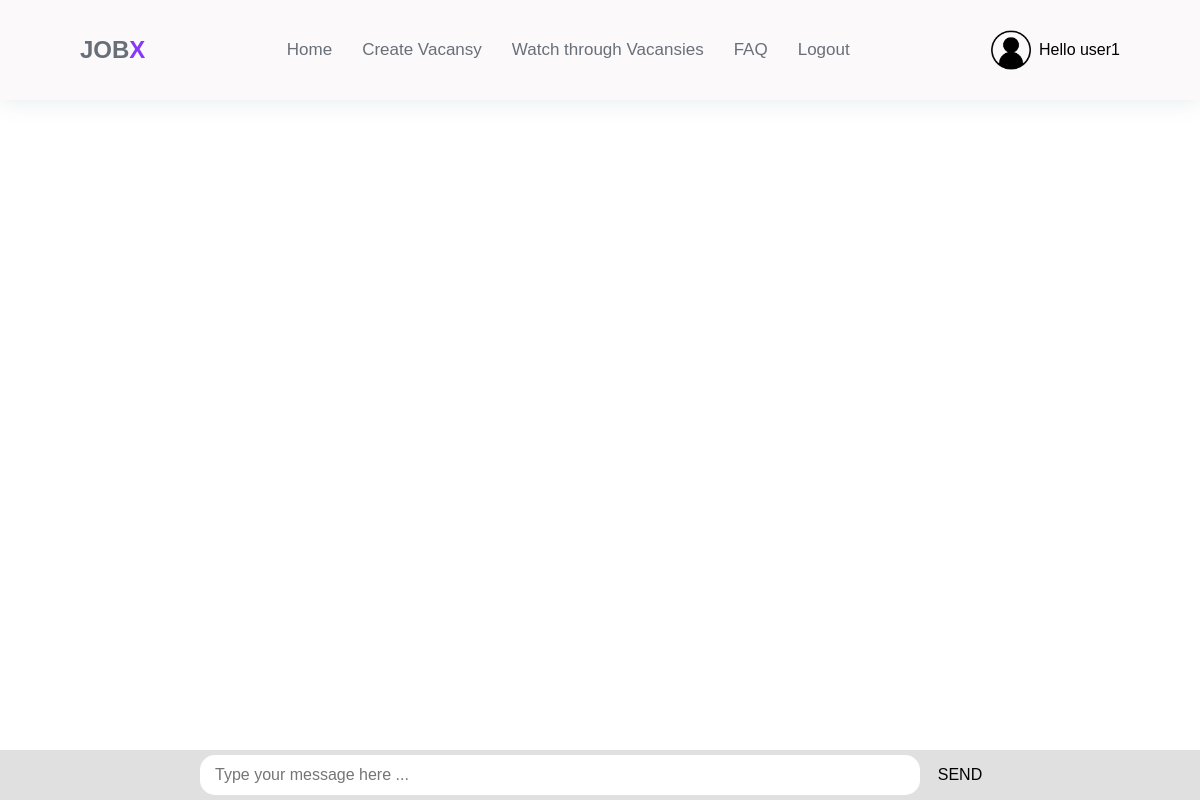
/forum (signed in), run on an earlier commit of the app's database.
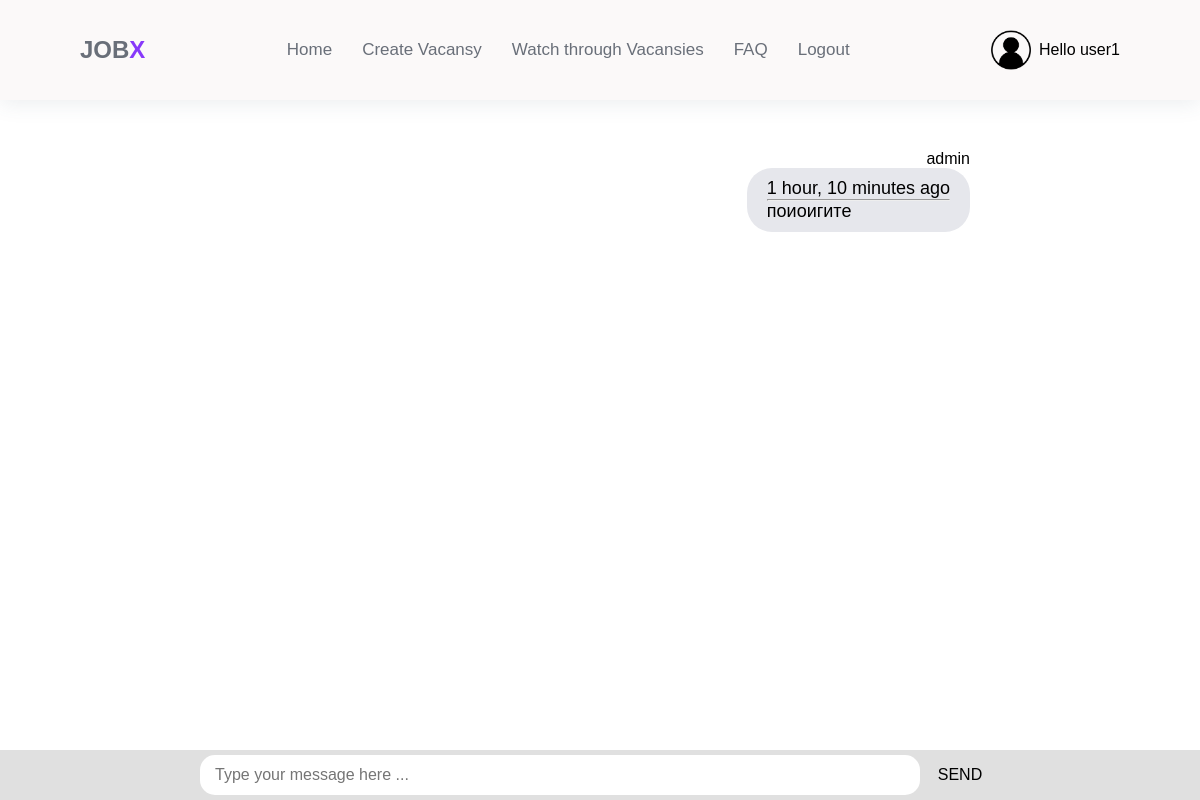
And on a later commit of the database.
### base/models.py (models this page shows, shortened)
class Comments(models.Model):
    user = models.ForeignKey(User, on_delete=models.CASCADE)
    body = models.TextField()
    created = models.DateTimeField(auto_now_add=True)
    class Meta:
        ordering = ["-created"]

### base/views.py (the view)
# urls.py: path("forum", views.FAQ, name="forum"),
@login_required(login_url="register")
def FAQ(request):
    if request.method == "POST":
        message = Comments.objects.create(
            user=request.user, body=request.POST.get("send")
        )
    messages = Comments.objects.all()
    context = {"messages1": messages}
    return render(request, "base/forum.html", context)

### base/templates/base/forum.html (shortened to what this page needs)
{% extends "main.html" %} {% block content %}
<div class="chat">
  {% for message in messages1 %}
  <div class="chat__wrapper">
    <p style="margin-top: 35px">{{message.user.username}}</p>
    <div class="chat__message">
      <div class="date">{{ message.created|timesince }} ago</div>
      <hr />
      <div>{{ message.body }}</div>
    </div>
  </div>
  {% endfor %}
</div>
<div class="chat__form">
  <form method="POST" id="chat__form">
    <input
      id="send"
      name="send"
      type="text"
      placeholder="Type your message here ..."
    />
    <button type="submit">Send</button>
  </form>
</div>
{% endblock content %}

What changed in the data, as far as the page shows it:
added Comments: user.username "admin", created "1 hour, 10 minutes", body "поиоигите"
